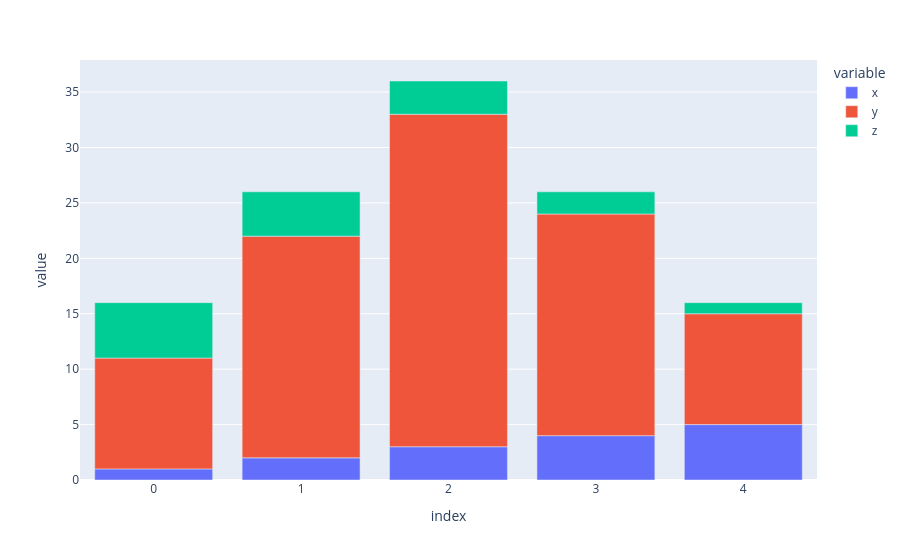

Notebook code cell kept with this figure:
### Code cell
df3.plot(kind='bar',)

### Figure 1 — Plotly figure (JSON) as saved in the notebook; plotly's stock layout.template omitted (floating-point values rounded to 4 significant figures)
{"data": [{"hovertemplate": "variable=x<br>index=%{x}<br>value=%{y}<extra></extra>", "legendgroup": "x", "marker": {"color": "#636efa", "pattern": {"shape": ""}}, "name": "x", "orientation": "v", "showlegend": true, "textposition": "auto", "type": "bar", "x": [0, 1, 2, 3, 4], "xaxis": "x", "y": [1, 2, 3, 4, 5], "yaxis": "y"}, {"hovertemplate": "variable=y<br>index=%{x}<br>value=%{y}<extra></extra>", "legendgroup": "y", "marker": {"color": "#EF553B", "pattern": {"shape": ""}}, "name": "y", "orientation": "v", "showlegend": true, "textposition": "auto", "type": "bar", "x": [0, 1, 2, 3, 4], "xaxis": "x", "y": [10, 20, 30, 20, 10], "yaxis": "y"}, {"hovertemplate": "variable=z<br>index=%{x}<br>value=%{y}<extra></extra>", "legendgroup": "z", "marker": {"color": "#00cc96", "pattern": {"shape": ""}}, "name": "z", "orientation": "v", "showlegend": true, "textposition": "auto", "type": "bar", "x": [0, 1, 2, 3, 4], "xaxis": "x", "y": [5, 4, 3, 2, 1], "yaxis": "y"}], "layout": {"barmode": "relative", "legend": {"title": {"text": "variable"}, "tracegroupgap": 0}, "margin": {"t": 60}, "xaxis": {"anchor": "y", "domain": [0, 1], "title": {"text": "index"}}, "yaxis": {"anchor": "x", "domain": [0, 1], "title": {"text": "value"}}}}
